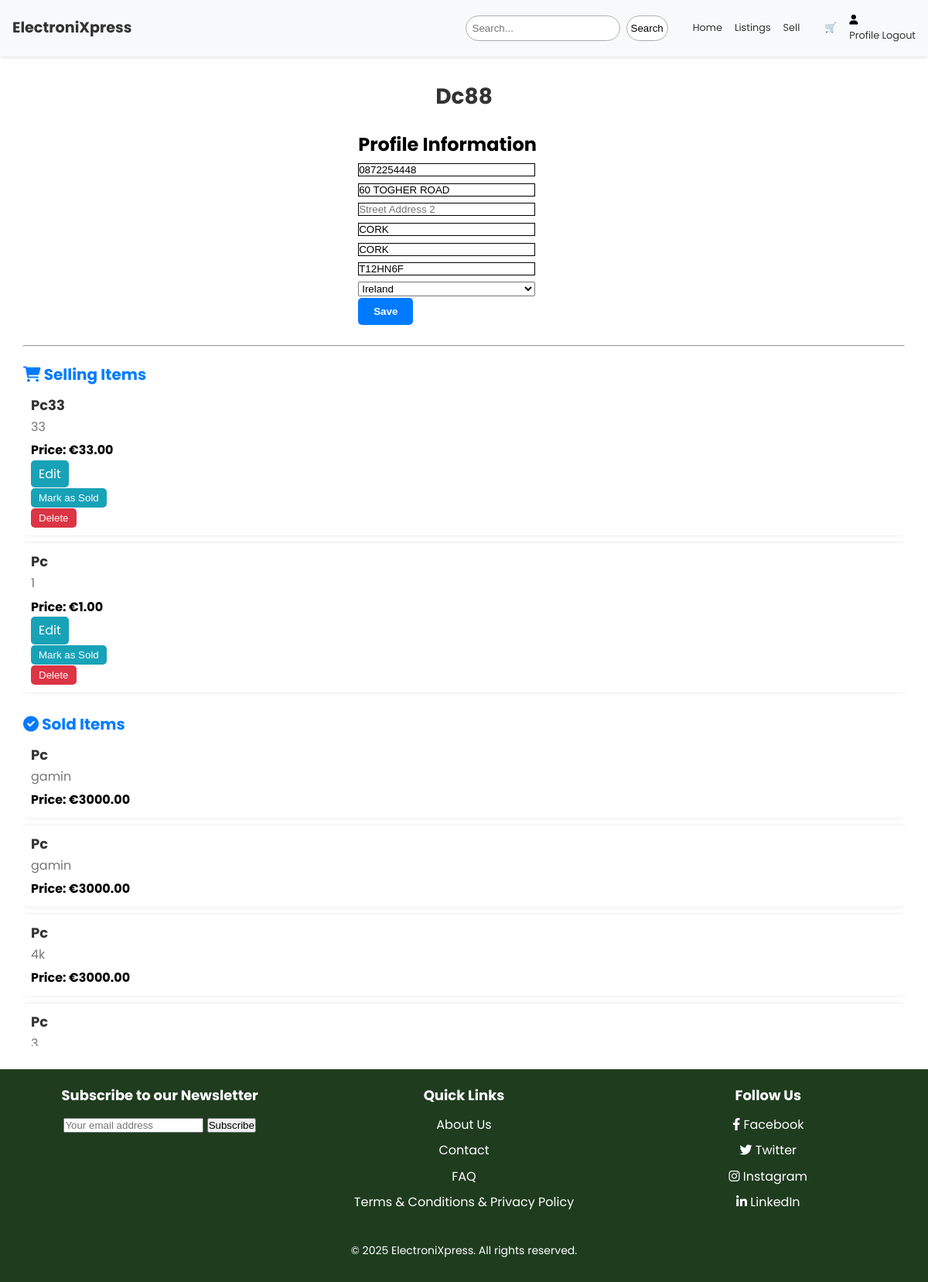
The page /shop/profile/ (signed in) on the database as committed earlier.
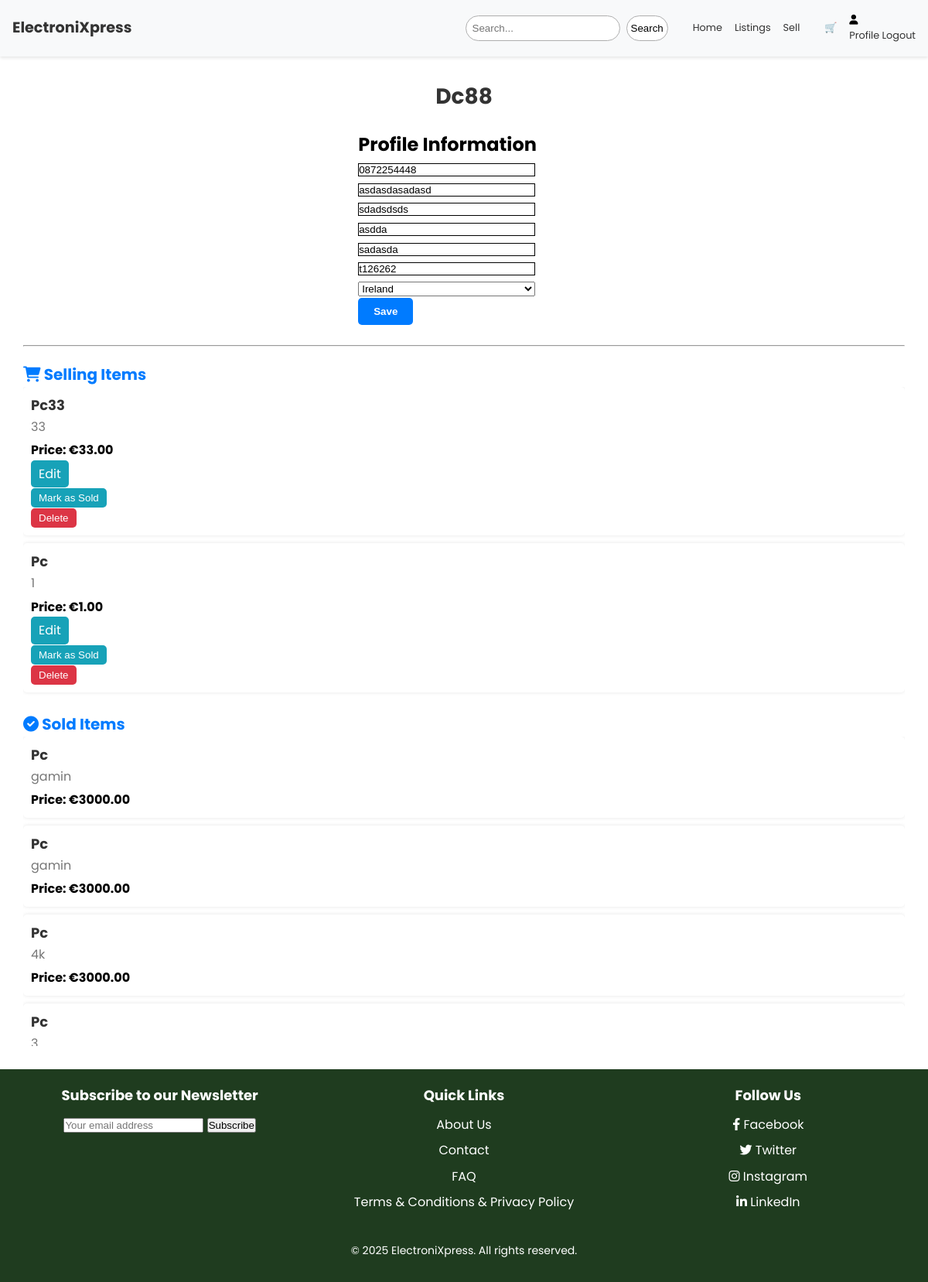
The same page on the database as committed later.
### onlineshop/models.py (models this page shows, shortened)
class UserProfile(models.Model):
    user = models.OneToOneField(User, on_delete=models.CASCADE)
    profile_picture = models.ImageField(
        upload_to="profile_pictures/", blank=True, null=True
    )
    default_phone_number = models.CharField(
        max_length=20, null=True, blank=True)
    default_street_address1 = models.CharField(
        max_length=80, null=True, blank=True)
    default_street_address2 = models.CharField(
        max_length=80, null=True, blank=True)
    default_town_or_city = models.CharField(
        max_length=40, null=True, blank=True)
    default_county = models.CharField(max_length=80, null=True, blank=True)
    default_postcode = models.CharField(max_length=20, null=True, blank=True)
    default_country = CountryField(
        blank_label="Country", null=True, blank=True)

class Item(models.Model):
    name = models.CharField(max_length=254)
    price = models.DecimalField(max_digits=6, decimal_places=2)
    description = models.TextField()
    image = models.ImageField(upload_to=upload_to)
    seller = models.ForeignKey(
        User, on_delete=models.CASCADE, related_name="items")
    created_on = models.DateTimeField(default=timezone.now)
    is_available = models.BooleanField(default=True)
    is_sold = models.BooleanField(default=False)
    quantity = models.PositiveIntegerField(default=1)
    condition = models.CharField(
        max_length=50, choices=CONDITION_CHOICES, default='new')
    default_country = CountryField(
        blank_label="Country", null=True, blank=True)

### onlineshop/views.py (the view, shortened to what this page needs)
# urls.py: path("profile/", views.Profile, name="profile"),
@login_required
def Profile(request):
    context = {
        "welcome_message": "Welcome to My Django Web App!",
    }
    seller_items = Item.objects.filter(seller=request.user, is_sold=False)
    sold_items = Item.objects.filter(seller=request.user, is_sold=True)
    context["seller_items"] = seller_items  # Add seller_items to the context
    context["sold_items"] = sold_items  # Add sold_items to the context
    profile, created = UserProfile.objects.get_or_create(user=request.user)
    checkout_data = request.session.get("checkout_data", None)
    if checkout_data:
        form = UserProfileForm(request.POST or None,
                               instance=profile, initial=checkout_data)
    else:
        form = UserProfileForm(request.POST or None, instance=profile)
    context["form"] = form  # Add the profile form to the context
    context["orders"] = profile.orders.all()
    return render(request, "profile.html", context)

### templates/profile.html (shortened to what this page needs)
{% extends 'base.html' %}
{% load static %}
{% block content %}
<link rel="stylesheet" type="text/css" href="{% static 'css/animate.min.css' %}" />
<link rel="stylesheet" href="{% static 'css/profile.css' %}" />
<h1 class="profile-name">{{ user.username }}</h1>
<div class="profile-info-section">
    <h2>Profile Information</h2>
    <form method="post" enctype="multipart/form-data">
    {{ form.as_p }}
     <button type="submit" class="save-button">Save</button>
  </form>
</div>
<br>
<hr>
<div class="items-section">
  <h2 class="section-heading"><i class="fas fa-shopping-cart"></i> Selling Items</h2>
  <div class="scrollable-container">
    {% for item in seller_items %}
    <div class="item">
      <h3 class="item-name">{{ item.name }}</h3>
      <p class="item-description">{{ item.description }}</p>
      <p class="item-price">Price: €{{ item.price }}</p>
      {% if user.is_authenticated and item.seller == user %}
      <div class="item-actions">
        <a class="action-button edit-button" href="{% url 'edit_item' item.id %}">Edit</a>
        <form method="POST" action="{% url 'mark_as_sold' item.id %}">
          <button type="submit" class="action-button mark-as-sold-button">Mark as Sold</button>
        </form>
        <form method="post" action="{% url 'delete_item' item.id %}">
          <button type="submit" class="action-button delete-button">Delete</button>
        </form>
      </div>
      {% endif %}
    </div>
    {% endfor %}
  </div>
</div>
<div class="items-section">
  <h2 class="section-heading"><i class="fas fa-check-circle"></i> Sold Items</h2>
  <div class="scrollable-container">
    {% for product in sold_items %}
    <div class="item">
      <h3 class="item-name">{{ product.name }}</h3>
      <p class="item-description">{{ product.description }}</p>
      <p class="item-price">Price: €{{ product.price }}</p>
       </div>
    {% endfor %}
  </div>
</div>
 {% endblock %}

### templates/base.html (shortened to what this page needs)
{% load static %}
<!DOCTYPE html>
<html lang="en">
<head>
  <link rel="stylesheet" href="{% static 'css/styles.css' %}" />
  <link rel="stylesheet" href="https://cdnjs.cloudflare.com/ajax/libs/font-awesome/6.0.0-beta3/css/all.min.css" />
</head>
<body>
  <nav class="main-nav">
    <div class="nav-container">
      <a class="logo" href="{% url 'home' %}">ElectroniXpress</a>
      <div class="nav-links">
        <div class="nav-section">
          <form class="search-form" method="GET" action="{% url 'search_results' %}" onsubmit="return validateSearchForm();">
            <input type="search" name="query" placeholder="Search..." required>
            <button type="submit" id="btn-search">Search</button>
          </form>
        </div>
        <div class="nav-section">
          {% if current_page != 'home' %}
          <li><a href="{% url 'home' %}">Home</a></li>
          {% endif %}
          <a href="{% url 'item_list' %}">Listings</a>
          <a href="{% url 'add_item' %}">Sell</a>
        </div>
        <div class="nav-section">
          <a href="{% url 'view_bag' %}" class="cart-icon">
            🛒
        </a>
          {% if user.is_authenticated %}
            <div class="profile-dropdown">
              {% if request.user.profile.profile_picture %}
                <img src="{{ request.user.profile.profile_picture.url }}"
                     alt="Profile" class="profile-photo">
              {% else %}
                <i class="fas fa-user"></i>
              {% endif %}
              <div class="dropdown-content">
                <a href="{% url 'profile' %}">Profile</a>
                <a href="{% url 'logout' %}">Logout</a>
              </div>
            </div>
          {% else %}
            <a href="{% url 'account_login' %}"><i class="fas fa-sign-in-alt"></i> Login</a>
          {% endif %}
        </div>
      </div>
    </div>
  </nav>
  <main class="content">
    {% block content %}{% endblock %}
  </main>
  <footer class="main-footer">
    <div class="footer-container">
      <div class="footer-section newsletter">
        <h3>Subscribe to our Newsletter</h3>
        <form action="{% url 'subscribe_newsletter' %}" method="POST">
          <input type="email" name="email" placeholder="Your email address" required>
          <button type="submit">Subscribe</button>
      </form>
      </div>
      <div class="footer-section links">
        <h3>Quick Links</h3>
        <ul>
          <li><a href="{% url 'about' %}">About Us</a></li>
          <li><a href="{% url 'contact' %}">Contact</a></li>
          <li><a href="{% url 'faq' %}">FAQ</a></li>
          <li><a href="{% url 'terms_and_privacy' %}">Terms & Conditions & Privacy Policy</a></li>
        </ul>
      </div>
      <div class="footer-section social">
        <h3>Follow Us</h3>
        <ul>
          <li><a href="#"><i class="fab fa-facebook-f"></i> Facebook</a></li>
          <li><a href="#"><i class="fab fa-twitter"></i> Twitter</a></li>
          <li><a href="#"><i class="fab fa-instagram"></i> Instagram</a></li>
          <li><a href="#"><i class="fab fa-linkedin-in"></i> LinkedIn</a></li>
        </ul>
      </div>
    </div>
    <div class="footer-bottom">
      <p>&copy; 2025 ElectroniXpress. All rights reserved.</p>
    </div>
  </footer>
</body>
</html>

### static/css/styles.css (style rules this page uses)
body { margin: 0; font-family: 'Poppins', sans-serif; line-height: 1.6; }
.main-nav { background: #f8f9fa; padding: 1rem; position: sticky; top: 0; font-size: 0.8rem; z-index: 1000; box-shadow: 0 2px 4px rgba(0,0,0,0.1); animation: fadeIn 0.5s ease-out; }
.nav-links a { text-decoration: none; color: #333; }
.nav-container { display: flex; justify-content: space-between; align-items: center; max-width: 1200px; margin: 0 auto; }
.logo { font-weight: bold; font-size: 1.2rem; color: #333; text-decoration: none; animation: slideInDown 0.5s ease-out; }
.nav-links { display: flex; gap: 2rem; align-items: center; animation: fadeIn 0.5s ease-out; }
.nav-section { display: flex; gap: 1rem; align-items: center; }
li::marker { content: ''; }
.search-form { display: flex; gap: 0.5rem; }
.search-form input { padding: 0.5rem; border: 1px solid #aeaeae; border-radius: 20px; min-width: 200px; }
.search-form button { background-color: #ffffff; border: 1px solid #aeaeae; border-radius: 20px; padding: 5px; }
.main-footer { background-color: #1f3c1f; color: white; text-align: center; padding: 20px; text-decoration: none; }
.main-footer p { font-size: 14px; margin: 0; }
.main-footer a { color: white; text-decoration: none; }
.footer-container { display: flex; justify-content: space-between; flex-wrap: wrap; gap: 20px; }
.footer-section { flex: 1; min-width: 250px; }
.footer-section h3 { margin-bottom: 10px; font-size: 18px; }
.footer-section ul { list-style-type: none; padding: 0; }
.footer-section ul li { margin: 8px 0; }
.footer-bottom { margin-top: 20px; font-size: 12px; padding: 10px; }
* { margin: 0; padding: 0; box-sizing: border-box; }
.content { padding: 30px; }
.content h1 { text-align: center; font-size: 28px; margin-bottom: 20px; }

### static/css/profile.css (style rules this page uses)
body { background-color: white; }
.profile-name { font-size: 24px; color: #333; }
.rounded-0 { border: 1px solid; width: 229px; }
.save-button { background-color: #007BFF; color: #fff; border: none; padding: 10px 20px; border-radius: 5px; cursor: pointer; font-weight: bold; transition: background-color 0.3s; }
.profile-info-section { margin-left: 38%; }
.items-section { margin-top: 20px; }
.section-heading { font-size: 20px; color: #007BFF; }
.scrollable-container { max-height: 400px; overflow-y: auto; }
.item { background-color: #fff; padding: 10px; margin-bottom: 10px; border-radius: 5px; box-shadow: 0 0 5px rgba(0, 0, 0, 0.1); }
.item-name { font-size: 18px; color: #333; }
.item-description { color: #777; }
.item-price { font-weight: bold; margin-top: 5px; }
.action-button { display: inline-block; background-color: #007BFF; color: #fff; padding: 5px 10px; margin-right: 5px; border: none; border-radius: 5px; cursor: pointer; text-decoration: none; }
.edit-button { background-color: #17A2B8; }
.mark-as-sold-button { background-color: #17A2B8; }
.delete-button { background-color: #DC3545; }
#id_default_country { word-wrap: normal; width: 229px !important; }

Rows that differ between the two databases and show on the page:
changed UserProfile "Ireland": default_street_address1 "60 TOGHER ROAD" → "asdasdasadasd"; default_street_address2 (not shown) → "sdadsdsds"; default_town_or_city "CORK" → "asdda"; default_county "CORK" → "sadasda"; default_postcode "T12HN6F" → "t126262"
